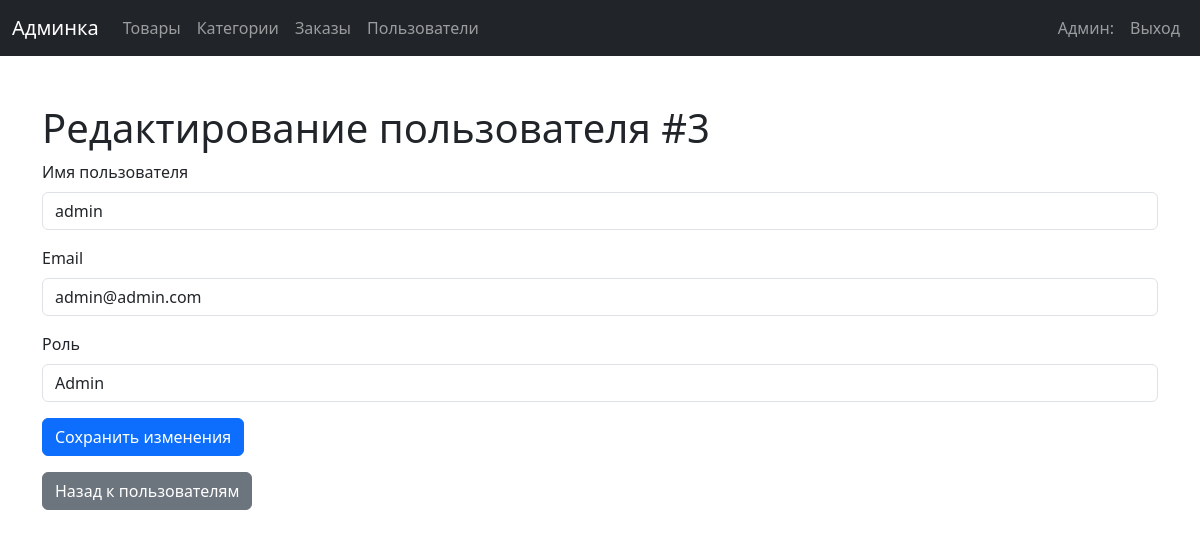
The page /admin/admin_edit_user.php?id=3 (signed in) on the database its author committed.
### tables this page shows
CREATE TABLE `users` (
  `id` int NOT NULL,
  `username` varchar(50) NOT NULL,
  `email` varchar(100) NOT NULL,
  `password_hash` varchar(255) NOT NULL,
  `role` enum('admin','customer') DEFAULT 'customer',
  `created_at` timestamp NULL DEFAULT CURRENT_TIMESTAMP,
  `updated_at` timestamp NULL DEFAULT CURRENT_TIMESTAMP ON UPDATE CURRENT_TIMESTAMP
);

### admin/admin_edit_user.php (the view, shortened to what this page needs)
<?php
include '../dataBase/db.php';
$user_id = isset($_GET['id']) ? intval($_GET['id']) : 0;
$stmt = $pdo->prepare("SELECT * FROM users WHERE id = :id");
$stmt->execute(['id' => $user_id]);
$user = $stmt->fetch(PDO::FETCH_ASSOC);
$roles = ['admin', 'customer'];
?>
<!DOCTYPE html>
<html lang="ru">
<head>
    <link href="https://cdn.jsdelivr.net/npm/bootstrap@5.3.0/dist/css/bootstrap.min.css" rel="stylesheet">
</head>
<body>
    <?php include 'header.php'; ?>
    <div class="container mt-5">
        <h1>Редактирование пользователя #<?= $user['id'] ?></h1>
        <form method="POST">
            <div class="mb-3">
                <label for="username" class="form-label">Имя пользователя</label>
                <input type="text" class="form-control" id="username" name="username" value="<?= htmlspecialchars($user['username']) ?>" required>
            </div>
            <div class="mb-3">
                <label for="email" class="form-label">Email</label>
                <input type="email" class="form-control" id="email" name="email" value="<?= htmlspecialchars($user['email']) ?>" required>
            </div>
            <div class="mb-3">
                <label for="role" class="form-label">Роль</label>
                <select class="form-control" id="role" name="role" required>
                    <?php foreach ($roles as $role): ?>
                        <option value="<?= $role ?>" <?= $role == $user['role'] ? 'selected' : '' ?>><?= ucfirst($role) ?></option>
                    <?php endforeach; ?>
                </select>
            </div>
            <button type="submit" class="btn btn-primary">Сохранить изменения</button>
        </form>
        <a href="admin_users.php" class="btn btn-secondary mt-3">Назад к пользователям</a>
    </div>
</body>
</html>

### rows shown on the page
users: id "3", username "admin", email "admin@admin.com", role "Admin"
